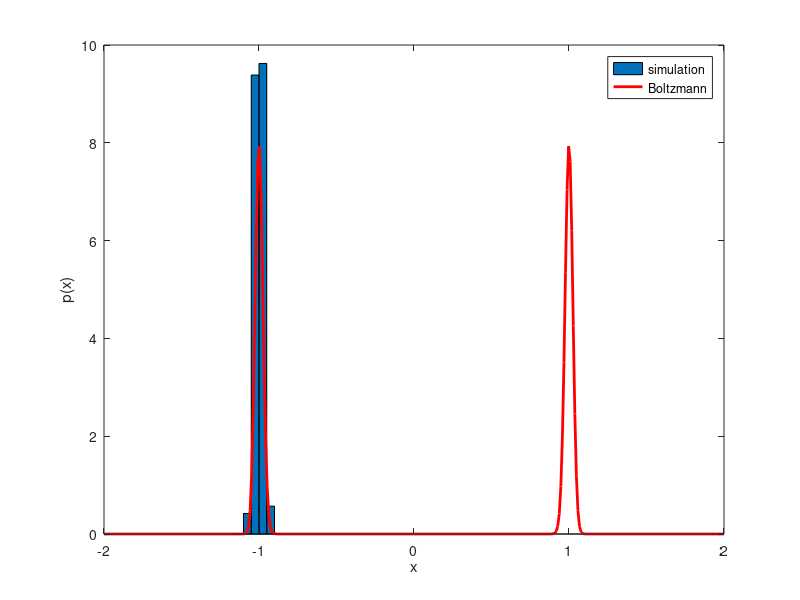

MATLAB code for this plot:


% This code is AI written, I claim no originality beyond telliing it to make it according to the inptu file
T = 0.005;                                  % must match --temp
x = load("positions.txt");                % skips lines starting with #

V = @(x) (x.^2 - 1).^2;
Z = quadgk(@(x) exp(-V(x) / T), -Inf, Inf);

edges = linspace(-2, 2, 81);              % 80 bins
centers = (edges(1:end-1) + edges(2:end)) / 2;
binWidth = edges(2) - edges(1);
counts = histc(x, edges);
counts = counts(1:end-1);                 % histc's last bin only counts x == 2 exactly
density = counts / (numel(x) * binWidth); % normalize like a probability density

xs = linspace(-2, 2, 400);
figure("visible", "off");                 % no display on the server
bar(centers, density, 1); hold on;
plot(xs, exp(-V(xs) / T) / Z, "r", "linewidth", 2);
xlabel("x"); ylabel("p(x)"); legend("simulation", "Boltzmann");
print("distribution.png", "-dpng");
